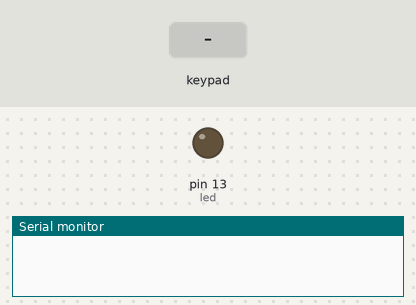
The sketch below on a simulated Arduino Uno, built with avr-gcc and run on an emulated ATmega328P. Shown: output pins drawn as LEDs (lit = HIGH), the last lines printed to the serial monitor. Dashed ring = blinking. Inputs (shaded band) come from the test bench.

Above: at 1.2 s.
1.3 s: keypad keys 1 0 1 1 1 2 5 pressed 0.4 s apart
At 4.6 s:
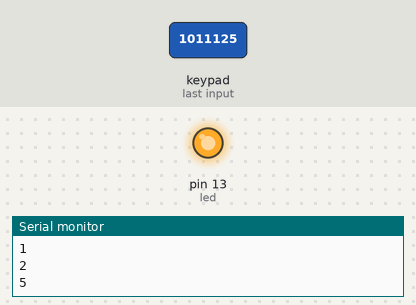
5.6 s: key 'A' pressed
At 6.1 s:
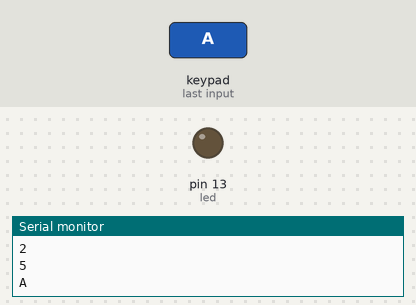
7.1 s: key '1' pressed
At 8.3 s:
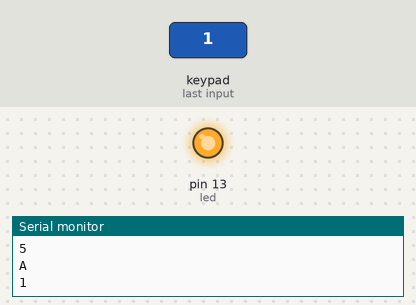
8.6 s: key '2' pressed
At 9.6 s:
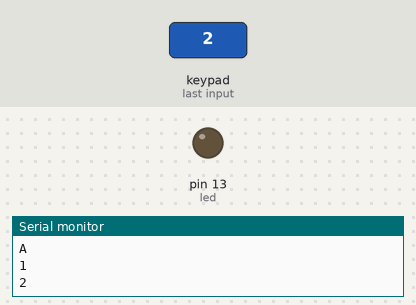
10.1 s: keypad keys 1 0 1 1 1 2 5 # pressed 0.4 s apart
At 10.3 s:
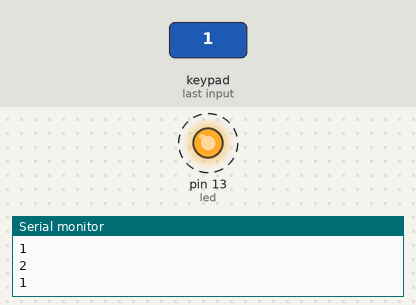
14.8 s: keypad keys 1 0 1 1 1 2 5 * pressed 0.4 s apart
At 18.7 s:
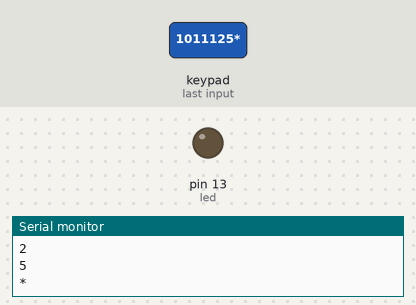
Timing chart, 0 to 20.2 s (numbered marks = the images above; inputs shaded):
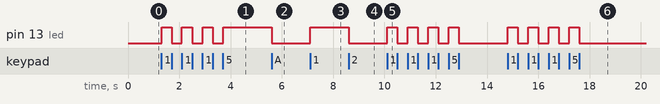

Measured:
- after the input at 1.3 s, pin 13 (led): alternates HIGH for 0.39 s and LOW for 0.40 s, 7 changes in all, then stays HIGH, starting at once
- after the input at 5.6 s, pin 13 (led): HIGH → LOW at once
- after the input at 7.1 s, pin 13 (led): LOW → HIGH at once
- after the input at 8.6 s, pin 13 (led): HIGH → LOW at once
- after the input at 10.1 s, pin 13 (led): alternates HIGH for 0.40 s and LOW for 0.40 s, 8 changes in all, then stays LOW, starting at once
- after the input at 14.8 s, pin 13 (led): alternates HIGH for 0.40 s and LOW for 0.40 s, 8 changes in all, then stays LOW, starting at once

The sketch:

Keypad.ino
```cpp
#include <Keypad.h>
int flag=0;
int led=13;
const byte ROWS = 4; /* four rows */
const byte COLS = 4; /* four columns */
/* define the symbols on the buttons of the keypads */
char hexaKeys[ROWS][COLS] = {
  {'1','2','3','A'},
  {'4','5','6','B'},
  {'7','8','9','C'},
  {'*','0','#','D'},
};
byte rowPins[ROWS] = {10, 11, 12, 5}; /* connect to the row pinouts of the keypad */
byte colPins[COLS] = {6, 7, 8, 9}; /* connect to the column pinouts of the keypad */

/* initialize an instance of class NewKeypad */
Keypad customKeypad = Keypad( makeKeymap(hexaKeys), rowPins, colPins, ROWS, COLS);

void setup(){
Serial.begin(9600);
pinMode(led,OUTPUT);
}

void loop(){
  char customKey = customKeypad.getKey();

  if (customKey){
 Serial.println(customKey);
 if(customKey='1' && flag==0)
 {
  digitalWrite(led,HIGH);
   flag=1;
   }
  else if(customKey='1' && flag==1)
  {
    digitalWrite(led,LOW);
    flag=0;
  }
  }
}
```
